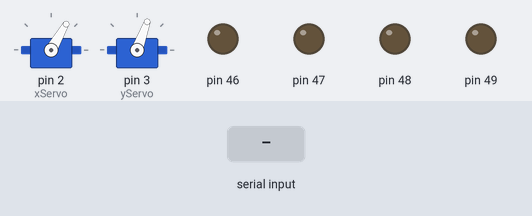
The sketch below on a simulated Arduino Mega 2560, built with avr-gcc and run on an emulated ATmega2560. Shown: 2 × servo, output pins drawn as LEDs (lit = HIGH). The test bench sets the inputs (shaded band).

Above: at 1.2 s.
1.3 s: byte 82 (MOV_RIGHT) received over Serial
At 1.8 s:
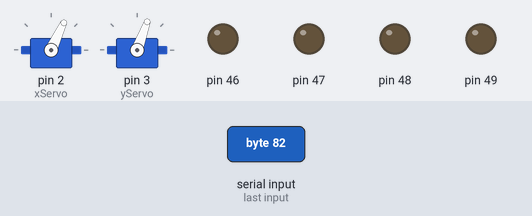
2.8 s: byte 76 (MOV_LEFT) received over Serial
At 3.1 s:
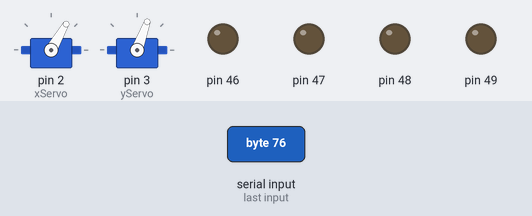
4.3 s: byte 85 (MOV_UP) received over Serial
At 5.4 s:
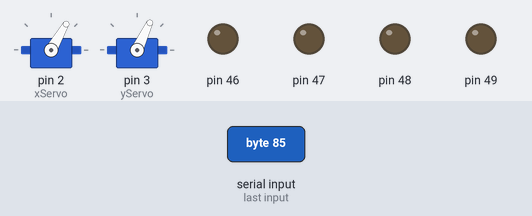
5.8 s: byte 68 (MOV_DOWN) received over Serial
At 6.4 s:
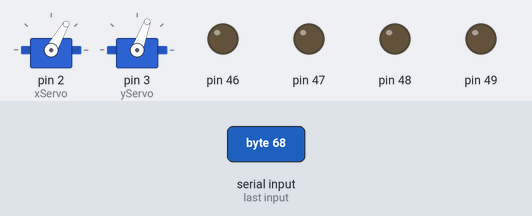
7.3 s: byte 76 (MOV_LEFT) received over Serial
At 7.8 s:
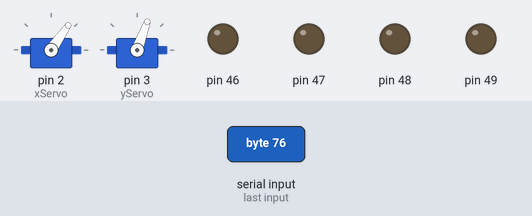
8.8 s: byte 85 (MOV_UP) received over Serial
At 10.0 s:
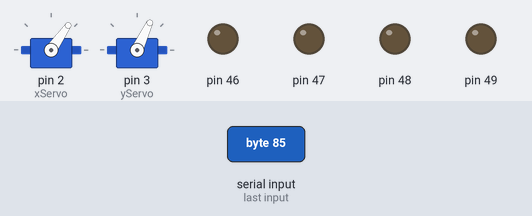
Timing chart, 0 to 11.3 s (numbered marks = the images above; inputs shaded):
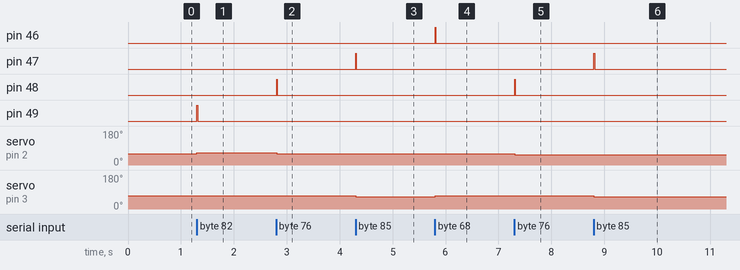

Measured:
- after the input at 1.3 s, pin 49: LOW → HIGH at once, → LOW 0.01 s later; servo on pin 2 (xServo): 60° → 65° at once
- after the input at 2.8 s, pin 48: LOW → HIGH at once, → LOW 0.01 s later; servo on pin 2 (xServo): 65° → 60° at once
- after the input at 4.3 s, pin 47: LOW → HIGH at once, → LOW 0.01 s later; servo on pin 3 (yServo): 70° → 65° at once
- after the input at 5.8 s, pin 46: LOW → HIGH at once, → LOW 0.01 s later; servo on pin 3 (yServo): 65° → 70° at once
- after the input at 7.3 s, pin 48: LOW → HIGH at once, → LOW 0.01 s later; servo on pin 2 (xServo): 60° → 55° at once
- after the input at 8.8 s, pin 47: LOW → HIGH at once, → LOW 0.01 s later; servo on pin 3 (yServo): 70° → 65° at once

The sketch:

servos.ino
```cpp
#include <Servo.h>
#define MOV_LEFT 'L'
#define MOV_RIGHT 'R'
#define MOV_DOWN 'D'
#define MOV_UP 'U'
#define LED_LEFT 48
#define LED_RIGHT 49
#define LED_DOWN 46
#define LED_UP 47
#define MAX_X 120
#define MAX_Y 140
#define SENS 5

Servo xServo;
Servo yServo;
int anguloX = 60;
int anguloY = 70;
void turnOnLed( int pin );
void turnOffAllLeds();

void setup()
{
  xServo.attach(2);
  yServo.attach(3);
  Serial.begin(9600);

  for( int i = 46; i < 50; i++ )
  {
    pinMode(i, OUTPUT);
  }

}//end setup


void loop()
{

  unsigned char comando = 0;

  if(Serial.available())
  {
    comando = Serial.read();

    switch( comando )
    {
      case MOV_RIGHT:
        anguloX += SENS;
        turnOnLed( LED_RIGHT );
        break;
      case MOV_LEFT:
        anguloX -= SENS;
        turnOnLed( LED_LEFT );
        break;
      case MOV_UP:
        anguloY -= SENS;
        turnOnLed( LED_UP );
        break;
      case MOV_DOWN:
        anguloY += SENS;
        turnOnLed( LED_DOWN );
        break;
    }

    anguloX = constrain( anguloX, 0, MAX_X );
    anguloY = constrain( anguloY, 0, MAX_Y );
  }

  xServo.write( anguloX );
  yServo.write( anguloY );
  delay(10);
  turnOffAllLeds();
}//End loop

void turnOnLed( int pin )
{
  digitalWrite( pin, HIGH);
}

void turnOffAllLeds()
{
  for ( int i = 46; i < 50; i++ )
  {
    digitalWrite( i, LOW );
  }
}
```
